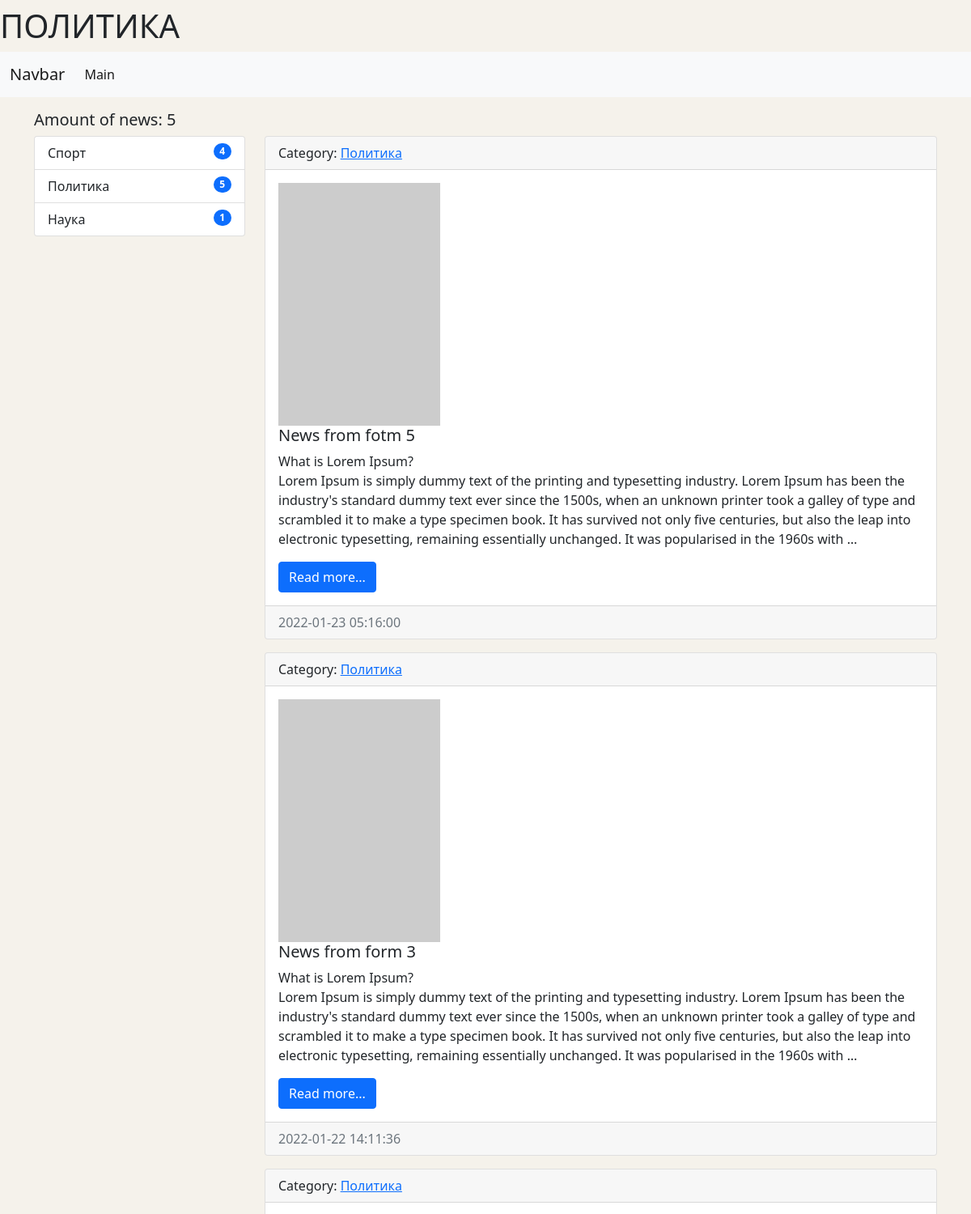
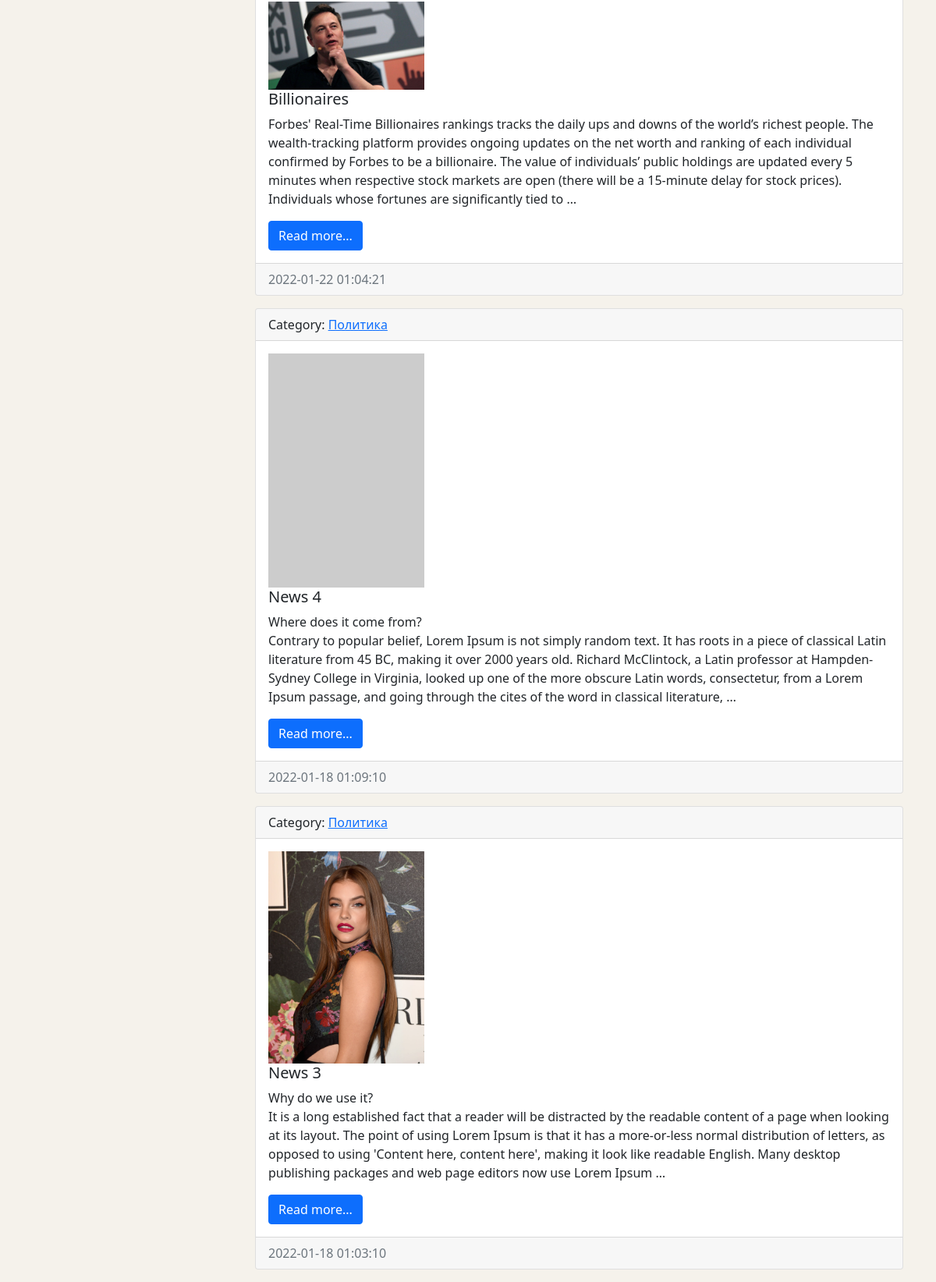
Screenshot of /category/3/ with the database file from the repository (2 pictures, top to bottom).
### news/models.py (models this page shows, shortened)
class Category(models.Model):
    title = models.CharField(max_length=150, db_index=True, verbose_name='Наименование категории')
    def get_absolute_url(self):
        return reverse('category', kwargs={'category_id': self.pk})
    def __str__(self):
        return self.title
    class Meta:
        verbose_name = 'Категория'
        verbose_name_plural = 'Категории'
        ordering = ['-title']

class News(models.Model):
    title = models.CharField(max_length=150, verbose_name='Наименование')
    content = models.TextField(blank=True, verbose_name='Контент')
    created_at = models.DateTimeField(auto_now_add=True, verbose_name='Дата публикации')
    updated_at = models.DateTimeField(auto_now=True, verbose_name='Обновлено')
    photo = models.ImageField(upload_to='photos/%Y/%m/%d/', verbose_name='Фото', blank=True)
    is_published = models.BooleanField(default=True, verbose_name='Опубликовано')
    category = models.ForeignKey('Category', on_delete=models.PROTECT, verbose_name='Категория')
    numbers_of_views = models.IntegerField(default=0)
    def get_absolute_url(self):
        return reverse('view_news', kwargs={'pk': self.pk})
    class Meta:
        verbose_name = 'Новость'
        verbose_name_plural = 'Новости'
        ordering = ['-created_at']

### news/views.py (the view)
# urls.py: path('category/<int:category_id>/', NewsByCategory.as_view(extra_context={'title': 'SOMETHING'}), name='category'),
class NewsByCategory(MyMixin, ListView):
    model = News
    template_name = 'news/home_news_list.html'
    context_object_name = 'news'
    allow_empty = False
    def get_context_data(self, *, object_list=None, **kwargs):
        context = super(NewsByCategory, self).get_context_data(**kwargs)
        context['title'] = self.get_upper(Category.objects.get(pk=self.kwargs['category_id']))
        return context
    def get_queryset(self):
        return News.objects.filter(category_id=self.kwargs['category_id'], is_published=True).select_related('category')

### news/templatetags/news_tags.py (called while the page is built)
@register.inclusion_tag('news/list_categories.html')
def show_categories():
    categories = Category.objects.annotate(cnt=Count('news')).filter(cnt__gt=0)     # don't show the empty categories
    return {'categories': categories}

### news/utils.py (called while the page is built)
    def get_upper(self, smth):
        if isinstance(smth, str):
            return smth.upper()
        else:
            return smth.title.upper()

### news/templates/news/home_news_list.html (shortened to what this page needs)
{% extends 'base.html' %}
{% block main_title %}
    {{ title }}
{% endblock %}
{% block sidebar %}
{% include 'inc/_sidebar.html' %}
{% endblock %}
{% block content %}
    {% for item in news %}
    <div class="card mb-3">
        <div class="card-header">
            Category: <a href="{{ item.category.get_absolute_url }}">{{ item.category }}</a>
        </div>
        <div class="card-body">
            <div class="media">
                {% if item.photo %}
                    <img src="{{ item.photo.url }}" alt="Photo" width="200" class="mr-3">
                {% else %}
                    <img src="https://picsum.photos/200/300/?blur=2" alt="Photo" class="mr-3">
                {% endif %}
                <div class="media-body">
                    <h5 class="card-title">{{ item.title }}</h5>
                    <p class="card-text">{{ item.content|linebreaksbr|truncatewords:70 }}</p>
                    <a href="{{ item.get_absolute_url }}" class="btn btn-primary">Read more...</a>
                </div>
            </div>
        </div>
        <div class="card-footer text-muted">
            {{ item.created_at|date:'Y-m-d H:i:s' }}
        </div>
    </div>
    {% empty %}
        <p>Ooops... </p>
        <p>Looks like something went wrong</p>
    {% endfor %}
{% endblock %}

### news/templates/news/list_categories.html
<div class="list-group">
    {% for item_categories in categories %}
    <a href="{{ item_categories.get_absolute_url }}" class="list-group-item list-group-item-action">
        {{ item_categories.title }}
        <span class="badge bg-primary rounded-pill category_badge">{{ item_categories.cnt }}</span>
    </a>
    {% endfor %}
</div>

### mySite/static/css/main.css (style rules this page uses)
body { background-color: #f5f2eb; }
.category_badge { float: right; }

### rows the page displays
Category: title "ПОЛИТИКА", title "Политика", cnt "5"
Category: title "Спорт", cnt "4"
Category: title "Наука", cnt "1"
News: category "Политика", title "News from fotm 5", content "What is Lorem Ipsum? Lorem Ipsum is simply dummy text of the printing and typesetting industry. Lorem Ipsum has been the industry's standard dummy text ever since the 1500s, when an unknown printer took a galley of type and scrambled it to make a type specimen book. It has survived not only five centuries, but also the leap into electronic typesetting, remaining essentially unchanged. It was popularised in the 1960s with …", created_at "2022-01-23 05:16:00"
News: category "Политика", title "News from form 3", content "What is Lorem Ipsum? Lorem Ipsum is simply dummy text of the printing and typesetting industry. Lorem Ipsum has been the industry's standard dummy text ever since the 1500s, when an unknown printer took a galley of type and scrambled it to make a type specimen book. It has survived not only five centuries, but also the leap into electronic typesetting, remaining essentially unchanged. It was popularised in the 1960s with …", created_at "2022-01-22 14:11:36"
News: category "Политика", photo (picture), title "Billionaires", content "Forbes' Real-Time Billionaires rankings tracks the daily ups and downs of the world’s richest people. The wealth-tracking platform provides ongoing updates on the net worth and ranking of each individual confirmed by Forbes to be a billionaire. The value of individuals’ public holdings are updated every 5 minutes when respective stock markets are open (there will be a 15-minute delay for stock prices). Individuals whose fortunes are significantly tied to …", created_at "2022-01-22 01:04:21"
News: category "Политика", title "News 4", content "Where does it come from? Contrary to popular belief, Lorem Ipsum is not simply random text. It has roots in a piece of classical Latin literature from 45 BC, making it over 2000 years old. Richard McClintock, a Latin professor at Hampden-Sydney College in Virginia, looked up one of the more obscure Latin words, consectetur, from a Lorem Ipsum passage, and going through the cites of the word in classical literature, …", created_at "2022-01-18 01:09:10"
News: category "Политика", photo (picture), title "News 3", content "Why do we use it? It is a long established fact that a reader will be distracted by the readable content of a page when looking at its layout. The point of using Lorem Ipsum is that it has a more-or-less normal distribution of letters, as opposed to using 'Content here, content here', making it look like readable English. Many desktop publishing packages and web page editors now use Lorem Ipsum …", created_at "2022-01-18 01:03:10"

### other values shown
{{ news.count }} "5"
